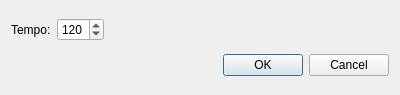
<?xml version="1.0" encoding="UTF-8"?>
<ui version="4.0">
 <class>MetronomeWnd</class>
 <widget class="QDialog" name="MetronomeWnd">
  <property name="geometry">
   <rect>
    <x>0</x>
    <y>0</y>
    <width>400</width>
    <height>95</height>
   </rect>
  </property>
  <property name="sizePolicy">
   <sizepolicy hsizetype="Preferred" vsizetype="Fixed">
    <horstretch>0</horstretch>
    <verstretch>0</verstretch>
   </sizepolicy>
  </property>
  <property name="windowTitle">
   <string>Metronome</string>
  </property>
  <layout class="QVBoxLayout" name="verticalLayout">
   <item>
    <layout class="QHBoxLayout" name="horizontalLayout" stretch="0,0,0">
     <item>
      <widget class="QLabel" name="label">
       <property name="text">
        <string>Tempo:</string>
       </property>
      </widget>
     </item>
     <item>
      <widget class="QSpinBox" name="m_bpmEdit">
       <property name="minimum">
        <number>10</number>
       </property>
       <property name="maximum">
        <number>600</number>
       </property>
       <property name="value">
        <number>120</number>
       </property>
      </widget>
     </item>
     <item>
      <spacer name="horizontalSpacer">
       <property name="orientation">
        <enum>Qt::Horizontal</enum>
       </property>
       <property name="sizeHint" stdset="0">
        <size>
         <width>40</width>
         <height>20</height>
        </size>
       </property>
      </spacer>
     </item>
    </layout>
   </item>
   <item>
    <widget class="QDialogButtonBox" name="buttonBox">
     <property name="orientation">
      <enum>Qt::Horizontal</enum>
     </property>
     <property name="standardButtons">
      <set>QDialogButtonBox::Cancel|QDialogButtonBox::Ok</set>
     </property>
    </widget>
   </item>
  </layout>
 </widget>
 <resources/>
 <connections>
  <connection>
   <sender>buttonBox</sender>
   <signal>accepted()</signal>
   <receiver>MetronomeWnd</receiver>
   <slot>accept()</slot>
   <hints>
    <hint type="sourcelabel">
     <x>248</x>
     <y>254</y>
    </hint>
    <hint type="destinationlabel">
     <x>157</x>
     <y>274</y>
    </hint>
   </hints>
  </connection>
  <connection>
   <sender>buttonBox</sender>
   <signal>rejected()</signal>
   <receiver>MetronomeWnd</receiver>
   <slot>reject()</slot>
   <hints>
    <hint type="sourcelabel">
     <x>316</x>
     <y>260</y>
    </hint>
    <hint type="destinationlabel">
     <x>286</x>
     <y>274</y>
    </hint>
   </hints>
  </connection>
 </connections>
</ui>
